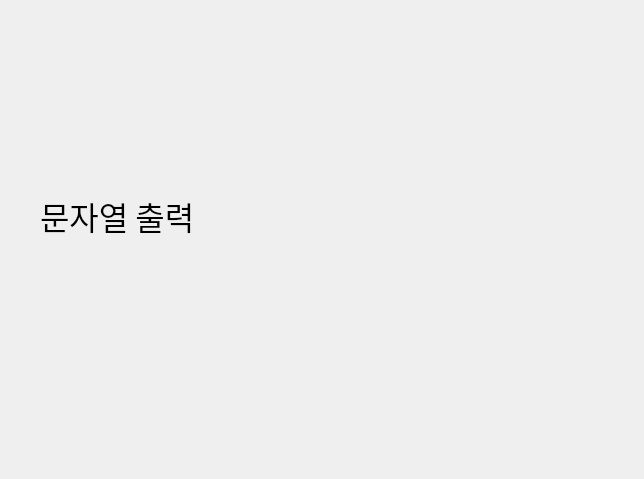
<?xml version="1.0" encoding="UTF-8"?>
<ui version="4.0">
 <class>Dialog</class>
 <widget class="QDialog" name="Dialog">
  <property name="geometry">
   <rect>
    <x>0</x>
    <y>0</y>
    <width>644</width>
    <height>479</height>
   </rect>
  </property>
  <property name="windowTitle">
   <string>Dialog</string>
  </property>
  <widget class="QLabel" name="label">
   <property name="geometry">
    <rect>
     <x>40</x>
     <y>150</y>
     <width>421</width>
     <height>131</height>
    </rect>
   </property>
   <property name="font">
    <font>
     <family>맑은 고딕</family>
     <pointsize>24</pointsize>
     <weight>50</weight>
     <bold>false</bold>
    </font>
   </property>
   <property name="text">
    <string>문자열 출력</string>
   </property>
  </widget>
 </widget>
 <resources/>
 <connections/>
</ui>
